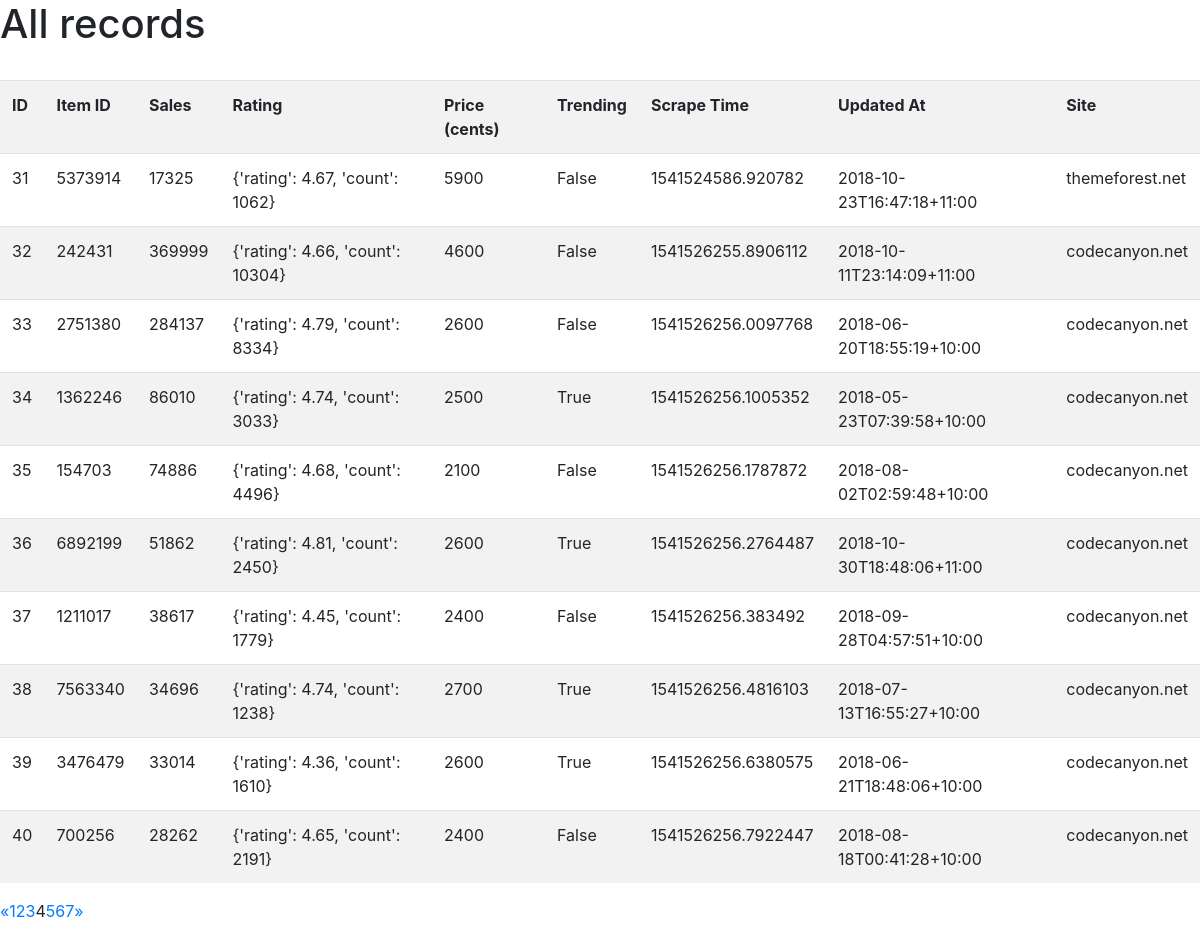
Screenshot of /show/?page=4 with the database file from the repository.
### scraper/models.py (models this page shows)
class ProductData(models.Model):
    product_id = models.IntegerField(default=1)
    sales = models.IntegerField()
    rating = models.CharField(max_length=50)
    price_cents = models.IntegerField()
    trending = models.BooleanField()
    scrape_time = models.CharField(max_length=30)
    updated_at = models.CharField(max_length=30)
    site = models.CharField(max_length=30)

### scraper/views.py (the view)
# urls.py: path('show/', scraper_views.ShowRecords),
def ShowRecords(request):
	product_list = ProductData.objects.all()
	page = request.GET.get('page', 1)
	paginator = Paginator(product_list, 10)
	try:
		records = paginator.page(page)
	except PageNotAnInteger:
		records = paginator.page(1)
	except EmptyPage:
		records = paginator.page(paginator.num_pages)
	x = records.number - 3 if records.number > 4 else 1
	y = paginator.num_pages if records.number + 4 > paginator.num_pages else records.number + 4
	page_range = range(x, y)
	return render(request, 'home.html', {
		'records': records,
		'page_range': page_range
	})

### templates/home.html (shortened to what this page needs)
{% extends 'base.html' %}
{% block body %}
<h1>All records</h1>
{{ rows }} <br>
<table class="table table-striped">
    <tr>
        <th>ID</th>
        <th>Item ID</th>
        <th>Sales</th>
        <th>Rating</th>
        <th>Price (cents)</th>
        <th>Trending</th>
        <th>Scrape Time</th>
        <th>Updated At</th>
        <th>Site</th>
    </tr>
{% for record in records %}
    <tr>
        <td>{{record.id}}</td>
        <td>{{record.product_id}}</td>
        <td>{{record.sales}}</td>
        <td>{{record.rating}}</td>
        <td>{{record.price_cents}}</td>
        <td>{{record.trending}}</td>
        <td>{{record.scrape_time}}</td>
        <td>{{record.updated_at}}</td>
        <td>{{record.site}}</td>
    </tr>
{% endfor %}
</table>
{% if records.has_other_pages %}
<ul class="pagination">
    {%  if records.has_previous %}
    <li class="page-item"><a href="?page={{ records.previous_page_number }}">&laquo;</a></li>
    {% else %}
    <li class="page-item disabled"><span>&laquo;</span></li>
    {% endif %}
    {% for i in page_range %}
        {% if records.number == i %}
        <li class="page-item active"><span>{{ i }} <span class="sr-only">(current)</span></span></li>
        {% else %}
        <li class="page-item"><a href="?page={{ i }}">{{ i }}</a></li>
        {% endif %}
    {% endfor %}
    {%  if records.has_next %}
    <li class="page-item"><a href="?page={{ records.next_page_number }}">&raquo;</a></li>
    {% else %}
    <li class="page-item disabled"><span>&raquo;</span></li>
    {% endif %}
</ul>
{% endif %}
{% endblock %}

### rows the page displays
ProductData: id "31", product_id "5373914", sales "17325", rating "{'rating': 4.67, 'count': 1062}", price_cents "5900", trending "False", scrape_time "1541524586.920782", updated_at "2018-10-23T16:47:18+11:00", site "themeforest.net"
ProductData: id "32", product_id "242431", sales "369999", rating "{'rating': 4.66, 'count': 10304}", price_cents "4600", trending "False", scrape_time "1541526255.8906112", updated_at "2018-10-11T23:14:09+11:00", site "codecanyon.net"
ProductData: id "33", product_id "2751380", sales "284137", rating "{'rating': 4.79, 'count': 8334}", price_cents "2600", trending "False", scrape_time "1541526256.0097768", updated_at "2018-06-20T18:55:19+10:00", site "codecanyon.net"
ProductData: id "34", product_id "1362246", sales "86010", rating "{'rating': 4.74, 'count': 3033}", price_cents "2500", trending "True", scrape_time "1541526256.1005352", updated_at "2018-05-23T07:39:58+10:00", site "codecanyon.net"
ProductData: id "35", product_id "154703", sales "74886", rating "{'rating': 4.68, 'count': 4496}", price_cents "2100", trending "False", scrape_time "1541526256.1787872", updated_at "2018-08-02T02:59:48+10:00", site "codecanyon.net"
ProductData: id "36", product_id "6892199", sales "51862", rating "{'rating': 4.81, 'count': 2450}", price_cents "2600", trending "True", scrape_time "1541526256.2764487", updated_at "2018-10-30T18:48:06+11:00", site "codecanyon.net"
ProductData: id "37", product_id "1211017", sales "38617", rating "{'rating': 4.45, 'count': 1779}", price_cents "2400", trending "False", scrape_time "1541526256.383492", updated_at "2018-09-28T04:57:51+10:00", site "codecanyon.net"
ProductData: id "38", product_id "7563340", sales "34696", rating "{'rating': 4.74, 'count': 1238}", price_cents "2700", trending "True", scrape_time "1541526256.4816103", updated_at "2018-07-13T16:55:27+10:00", site "codecanyon.net"
ProductData: id "39", product_id "3476479", sales "33014", rating "{'rating': 4.36, 'count': 1610}", price_cents "2600", trending "True", scrape_time "1541526256.6380575", updated_at "2018-06-21T18:48:06+10:00", site "codecanyon.net"
ProductData: id "40", product_id "700256", sales "28262", rating "{'rating': 4.65, 'count': 2191}", price_cents "2400", trending "False", scrape_time "1541526256.7922447", updated_at "2018-08-18T00:41:28+10:00", site "codecanyon.net"

### other values shown
{{ i }} "1" "2" "3" "5" "6" "7"
{{ i }} "4"
